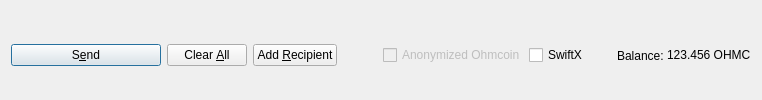
         <widget class="QFrame" name="frame_Send">
          <layout class="QHBoxLayout" name="horizontalLayout">
           <property name="bottomMargin">
            <number>0</number>
           </property>
           <item>
            <widget class="QPushButton" name="sendButton">
             <property name="minimumSize">
              <size>
               <width>150</width>
               <height>0</height>
              </size>
             </property>
             <property name="toolTip">
              <string>Confirm the send action</string>
             </property>
             <property name="text">
              <string>S&amp;end</string>
             </property>
             <property name="autoDefault">
              <bool>false</bool>
             </property>
             <property name="default">
              <bool>true</bool>
             </property>
            </widget>
           </item>
           <item>
            <widget class="QPushButton" name="clearButton">
             <property name="sizePolicy">
              <sizepolicy hsizetype="Minimum" vsizetype="Fixed">
               <horstretch>0</horstretch>
               <verstretch>0</verstretch>
              </sizepolicy>
             </property>
             <property name="toolTip">
              <string>Clear all fields of the form.</string>
             </property>
             <property name="text">
              <string>Clear &amp;All</string>
             </property>
             <property name="autoDefault">
              <bool>false</bool>
             </property>
            </widget>
           </item>
           <item>
            <widget class="QPushButton" name="addButton">
             <property name="toolTip">
              <string>Send to multiple recipients at once</string>
             </property>
             <property name="text">
              <string>Add &amp;Recipient</string>
             </property>
             <property name="autoDefault">
              <bool>false</bool>
             </property>
            </widget>
           </item>
           <item>
            <spacer name="horizontalSpacer">
             <property name="orientation">
              <enum>Qt::Horizontal</enum>
             </property>
             <property name="sizeHint" stdset="0">
              <size>
               <width>40</width>
               <height>20</height>
              </size>
             </property>
            </spacer>
           </item>
           <item>
            <layout class="QHBoxLayout" name="horizontalLayout_2">
             <property name="spacing">
              <number>3</number>
             </property>
             <item>
              <widget class="QCheckBox" name="checkzOHMC">
               <property name="enabled">
                <bool>false</bool>
               </property>
               <property name="text">
                <string>Anonymized Ohmcoin</string>
               </property>
              </widget>
             </item>
             <item>
              <widget class="QCheckBox" name="checkSwiftTX">
               <property name="enabled">
                <bool>true</bool>
               </property>
               <property name="minimumSize">
                <size>
                 <width>85</width>
                 <height>0</height>
                </size>
               </property>
               <property name="text">
                <string>SwiftX</string>
               </property>
              </widget>
             </item>
             <item>
              <widget class="QLabel" name="labelForBalance">
               <property name="text">
                <string>Balance:</string>
               </property>
              </widget>
             </item>
             <item>
              <widget class="QLabel" name="labelBalance">
               <property name="sizePolicy">
                <sizepolicy hsizetype="Preferred" vsizetype="Fixed">
                 <horstretch>0</horstretch>
                 <verstretch>0</verstretch>
                </sizepolicy>
               </property>
               <property name="cursor">
                <cursorShape>IBeamCursor</cursorShape>
               </property>
               <property name="text">
                <string notr="true">123.456 OHMC</string>
               </property>
               <property name="textInteractionFlags">
                <set>Qt::LinksAccessibleByMouse|Qt::TextSelectableByKeyboard|Qt::TextSelectableByMouse</set>
               </property>
              </widget>
             </item>
            </layout>
           </item>
          </layout>
         </widget>
